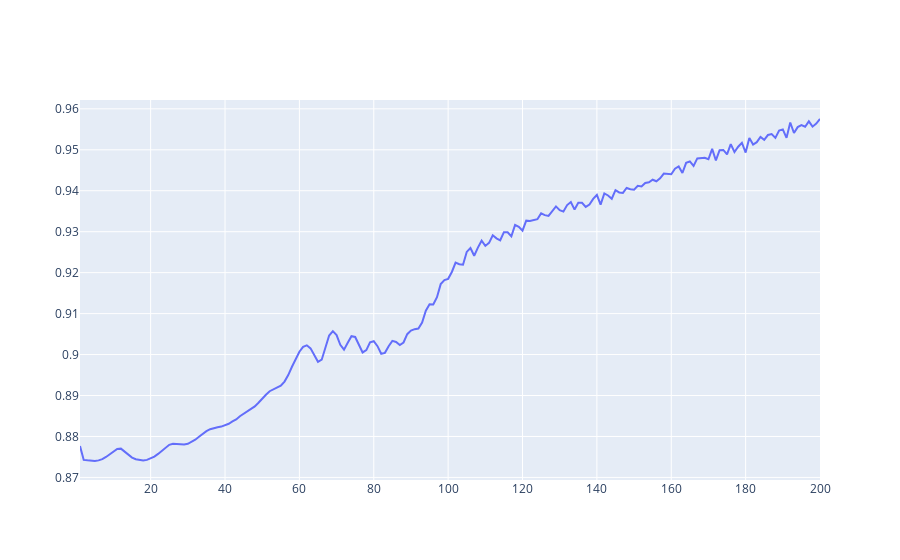

This figure's notebook cell:
### Code cell
x_range = np.array(range(1, epochs+1))

fig = make_subplots(
)

fig.add_trace(
    go.Scatter(x=x_range, y=auc_container, mode='lines'),
    row=1, col=1
)
    
fig.show()
plot(fig, filename = 'training_graph', auto_open=True)

### Figure 1 — Plotly figure (JSON) as saved in the notebook; plotly's stock layout.template omitted (floating-point values rounded to 4 significant figures; data arrays with more than 128 entries replaced by an {"elided": "..."} marker saying what was removed)
{"data": [{"mode": "lines", "type": "scatter", "x": {"elided": "200 int values"}, "xaxis": "x", "y": {"elided": "200 float values"}, "yaxis": "y"}], "layout": {"xaxis": {"anchor": "y", "domain": [0, 1]}, "yaxis": {"anchor": "x", "domain": [0, 1]}}}
